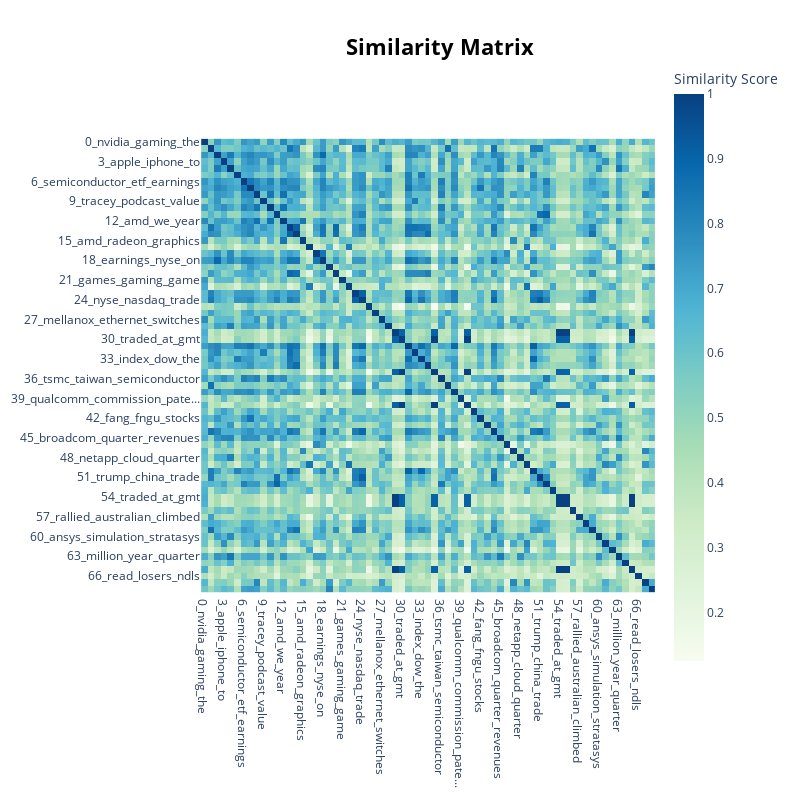

The code cell stored with this chart in its notebook:
### Code cell
bert_topic.visualize_heatmap()

### Figure 1 — Plotly figure (JSON) as saved in the notebook; plotly's stock layout.template omitted (floating-point values rounded to 4 significant figures; data arrays with more than 128 entries replaced by an {"elided": "..."} marker saying what was removed)
{"data": [{"coloraxis": "coloraxis", "hovertemplate": "x: %{x}<br>y: %{y}<br>Similarity Score: %{z}<extra></extra>", "name": "0", "type": "heatmap", "x": ["0_nvidia_gaming_the", "1_the_on_week", "2_analyst_zacks_research", "3_apple_iphone_to", "4_million_revenues_quarter", "5_performers_close_which", "6_semiconductor_etf_earnings", "7_tech_the_of", "8_intel_and_to", "9_tracey_podcast_value", "10_micron_dram_nand", "11_china_huawei_chinese", "12_amd_we_year", "13_the_this_today", "14_resistance_roku_stock", "15_amd_radeon_graphics", "16_driving_self_autonomous", "17_earnings_estimates_members", "18_earnings_nyse_on", "19_ai_robotics_and", "20_day_trading_above", "21_games_gaming_game", "22_driving_self_autonomous", "23_futures_points_while", "24_nyse_nasdaq_trade", "25_facebook_users_user", "26_bitcoin_blockchain_crypt...", "27_mellanox_ethernet_switches", "28_storage_pure_western", "29_traded_at_gmt", "30_traded_at_gmt", "31_percent_nyse_nasdaq", "32_you_week_this", "33_index_dow_the", "34_inc_it_nasdaq", "35_traded_at_gmt", "36_tsmc_taiwan_semiconductor", "37_us_targets_scenario", "38_after_stock_nasdaq", "39_qualcomm_commission_pate...", "40_traded_at_gmt", "41_google_it_alphabet", "42_fang_fngu_stocks", "43_cadence_design_verificat...", "44_lunch_dave_on", "45_broadcom_quarter_revenues", "46_earnings_growth_or", "47_hp_intel_core", "48_netapp_cloud_quarter", "49_mobileye_driving_autonom...", "50_percent_dow_after", "51_trump_china_trade", "52_china_chip_semiconductor", "53_tesla_musk_vice", "54_traded_at_gmt", "55_traded_at_gmt", "56_softbank_fund_vision", "57_rallied_australian_climbed", "58_coronavirus_china_and", "59_around_resistance_stock", "60_ansys_simulation_stratasys", "61_qualcomm_intel_modem", "62_baidu_apollo_driving", "63_million_year_quarter", "64_notes_cash_offering", "65_traded_at_gmt", "66_read_losers_ndls", "67_intel_ai_habana", "68_cloud_growth_etf"], "xaxis": "x", "y": ["0_nvidia_gaming_the", "1_the_on_week", "2_analyst_zacks_research", "3_apple_iphone_to", "4_million_revenues_quarter", "5_performers_close_which", "6_semiconductor_etf_earnings", "7_tech_the_of", "8_intel_and_to", "9_tracey_podcast_value", "10_micron_dram_nand", "11_china_huawei_chinese", "12_amd_we_year", "13_the_this_today", "14_resistance_roku_stock", "15_amd_radeon_graphics", "16_driving_self_autonomous", "17_earnings_estimates_members", "18_earnings_nyse_on", "19_ai_robotics_and", "20_day_trading_above", "21_games_gaming_game", "22_driving_self_autonomous", "23_futures_points_while", "24_nyse_nasdaq_trade", "25_facebook_users_user", "26_bitcoin_blockchain_crypt...", "27_mellanox_ethernet_switches", "28_storage_pure_western", "29_traded_at_gmt", "30_traded_at_gmt", "31_percent_nyse_nasdaq", "32_you_week_this", "33_index_dow_the", "34_inc_it_nasdaq", "35_traded_at_gmt", "36_tsmc_taiwan_semiconductor", "37_us_targets_scenario", "38_after_stock_nasdaq", "39_qualcomm_commission_pate...", "40_traded_at_gmt", "41_google_it_alphabet", "42_fang_fngu_stocks", "43_cadence_design_verificat...", "44_lunch_dave_on", "45_broadcom_quarter_revenues", "46_earnings_growth_or", "47_hp_intel_core", "48_netapp_cloud_quarter", "49_mobileye_driving_autonom...", "50_percent_dow_after", "51_trump_china_trade", "52_china_chip_semiconductor", "53_tesla_musk_vice", "54_traded_at_gmt", "55_traded_at_gmt", "56_softbank_fund_vision", "57_rallied_australian_climbed", "58_coronavirus_china_and", "59_around_resistance_stock", "60_ansys_simulation_stratasys", "61_qualcomm_intel_modem", "62_baidu_apollo_driving", "63_million_year_quarter", "64_notes_cash_offering", "65_traded_at_gmt", "66_read_losers_ndls", "67_intel_ai_habana", "68_cloud_growth_etf"], "yaxis": "y", "z": {"elided": "69x69 float values"}}], "layout": {"coloraxis": {"colorbar": {"title": {"text": "Similarity Score"}}, "colorscale": [[0, "rgb(247,252,240)"], [0.125, "rgb(224,243,219)"], [0.25, "rgb(204,235,197)"], [0.375, "rgb(168,221,181)"], [0.5, "rgb(123,204,196)"], [0.625, "rgb(78,179,211)"], [0.75, "rgb(43,140,190)"], [0.875, "rgb(8,104,172)"], [1, "rgb(8,64,129)"]]}, "height": 800, "hoverlabel": {"bgcolor": "white", "font": {"family": "Rockwell", "size": 16}}, "legend": {"title": {"text": "Trend"}}, "margin": {"t": 60}, "showlegend": true, "title": {"font": {"color": "Black", "size": 22}, "text": "<b>Similarity Matrix</b>", "x": 0.55, "xanchor": "center", "y": 0.95, "yanchor": "top"}, "width": 800, "xaxis": {"anchor": "y", "constrain": "domain", "domain": [0, 1], "scaleanchor": "y"}, "yaxis": {"anchor": "x", "autorange": "reversed", "constrain": "domain", "domain": [0, 1]}}}
